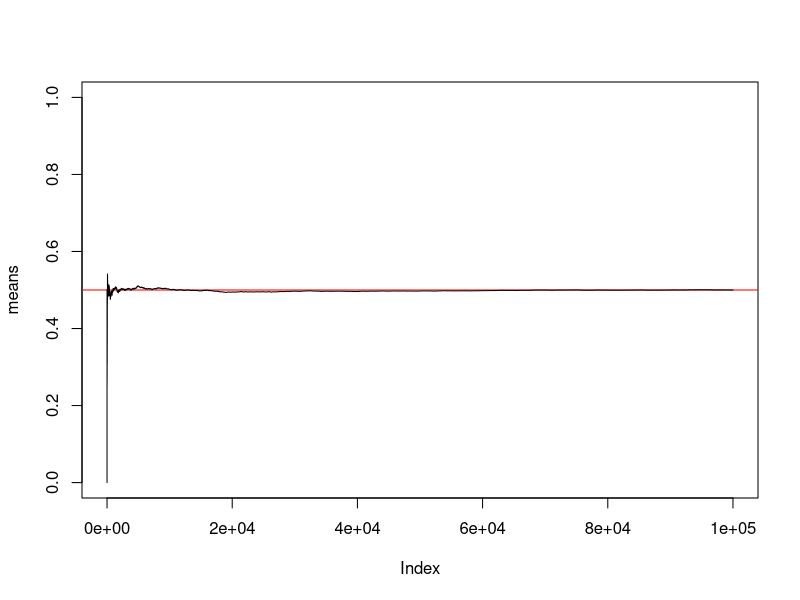

Recreate this plot in R.
set.seed(1)

n <- 100000

x <- c(0, 1)
y <- sample(x, n, replace = TRUE)

means <- numeric(n)

for (i in 1:n)	means[i] <- mean(y[1:i])

plot(means, type = 'n', ylim = c(0, 1))
abline(h = 0.5, col = "red")
points(means, type = 'l')
